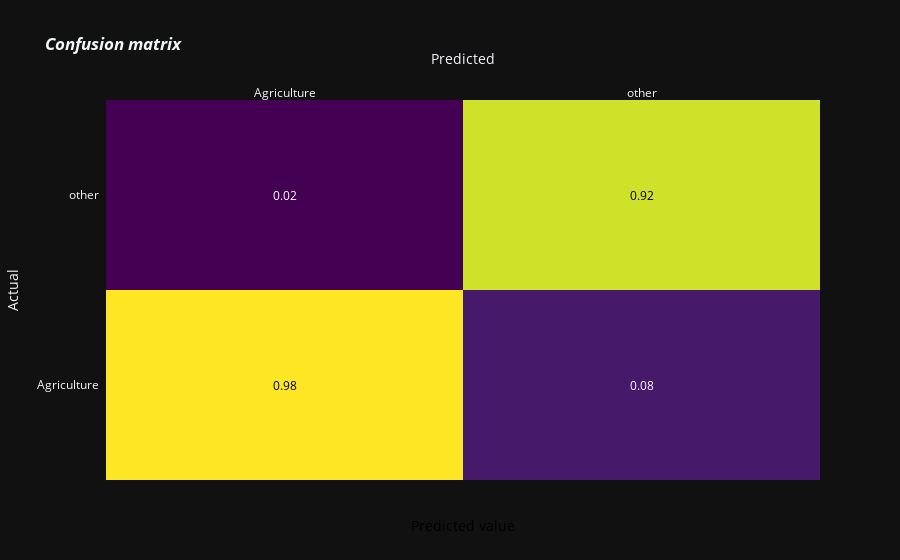
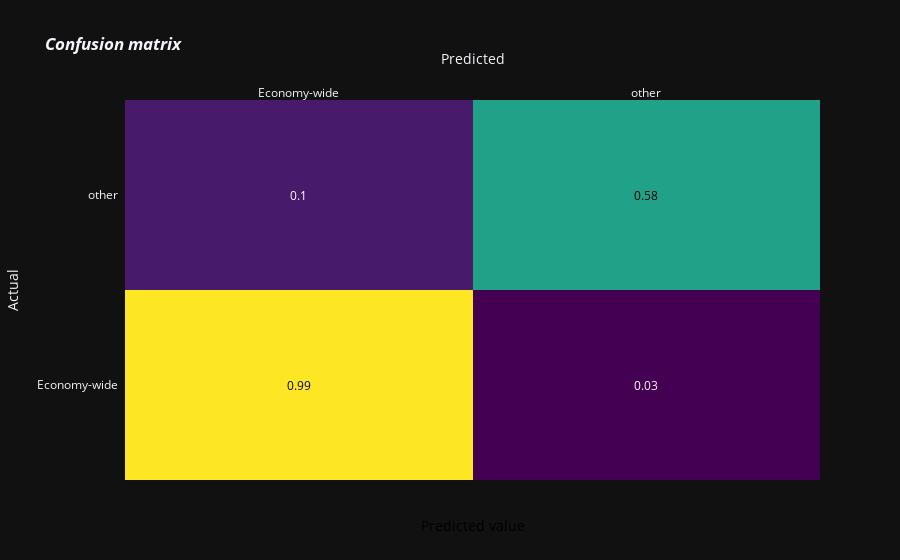
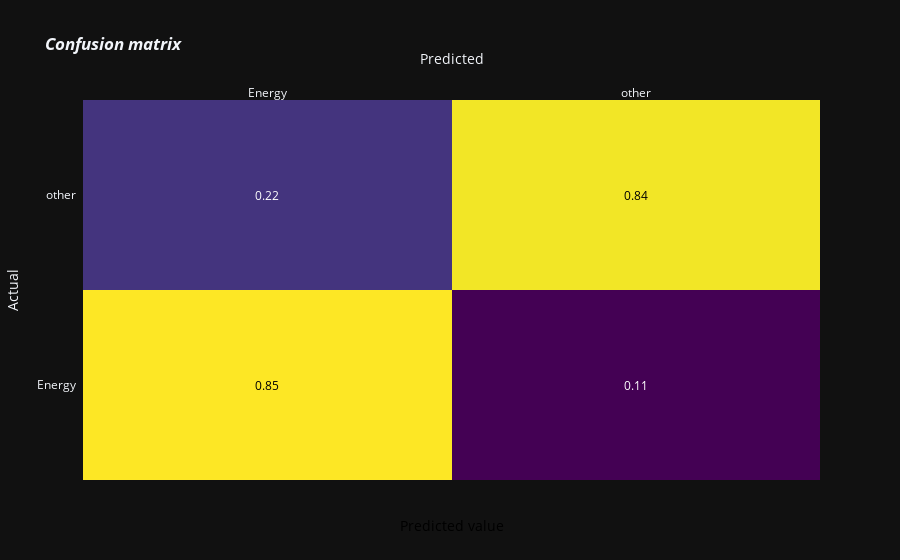
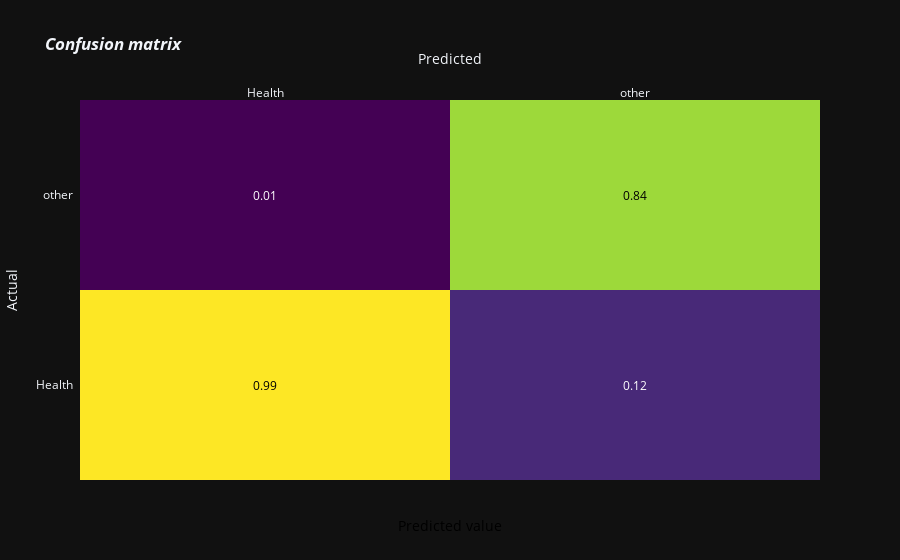

Notebook code cell kept with these figures, in order:
### Code cell
for fig in figs:
    fig.show()

### Figure 1 — Plotly figure (JSON) as saved in the notebook; plotly's stock layout.template omitted (floating-point values rounded to 4 significant figures)
{"data": [{"colorscale": [[0.0, "#440154"], [0.1111, "#482878"], [0.2222, "#3e4989"], [0.3333, "#31688e"], [0.4444, "#26828e"], [0.5556, "#1f9e89"], [0.6667, "#35b779"], [0.7778, "#6ece58"], [0.8889, "#b5de2b"], [1.0, "#fde725"]], "reversescale": false, "showscale": false, "x": ["Agriculture", "other"], "y": ["Agriculture", "other"], "z": [[0.9849, 0.08197], [0.01506, 0.918]], "type": "heatmap"}], "layout": {"annotations": [{"font": {"color": "#000000"}, "showarrow": false, "text": "0.98", "x": "Agriculture", "xref": "x", "y": "Agriculture", "yref": "y"}, {"font": {"color": "#FFFFFF"}, "showarrow": false, "text": "0.08", "x": "other", "xref": "x", "y": "Agriculture", "yref": "y"}, {"font": {"color": "#FFFFFF"}, "showarrow": false, "text": "0.02", "x": "Agriculture", "xref": "x", "y": "other", "yref": "y"}, {"font": {"color": "#000000"}, "showarrow": false, "text": "0.92", "x": "other", "xref": "x", "y": "other", "yref": "y"}, {"font": {"color": "black", "size": 14}, "showarrow": false, "text": "Predicted value", "x": 0.5, "xref": "paper", "y": -0.15, "yref": "paper"}], "xaxis": {"dtick": 1, "gridcolor": "rgb(0, 0, 0)", "side": "top", "ticks": "", "title": {"text": "Predicted"}}, "yaxis": {"dtick": 1, "ticks": "", "ticksuffix": "  ", "title": {"text": "Actual"}}, "title": {"text": "<i><b>Confusion matrix</b></i>"}}}

### Figure 2 — Plotly figure (JSON) as saved in the notebook; plotly's stock layout.template omitted (floating-point values rounded to 4 significant figures)
{"data": [{"colorscale": [[0.0, "#440154"], [0.1111, "#482878"], [0.2222, "#3e4989"], [0.3333, "#31688e"], [0.4444, "#26828e"], [0.5556, "#1f9e89"], [0.6667, "#35b779"], [0.7778, "#6ece58"], [0.8889, "#b5de2b"], [1.0, "#fde725"]], "reversescale": false, "showscale": false, "x": ["Economy-wide", "other"], "y": ["Economy-wide", "other"], "z": [[0.9938, 0.0274], [0.09688, 0.5753]], "type": "heatmap"}], "layout": {"annotations": [{"font": {"color": "#000000"}, "showarrow": false, "text": "0.99", "x": "Economy-wide", "xref": "x", "y": "Economy-wide", "yref": "y"}, {"font": {"color": "#FFFFFF"}, "showarrow": false, "text": "0.03", "x": "other", "xref": "x", "y": "Economy-wide", "yref": "y"}, {"font": {"color": "#FFFFFF"}, "showarrow": false, "text": "0.1", "x": "Economy-wide", "xref": "x", "y": "other", "yref": "y"}, {"font": {"color": "#000000"}, "showarrow": false, "text": "0.58", "x": "other", "xref": "x", "y": "other", "yref": "y"}, {"font": {"color": "black", "size": 14}, "showarrow": false, "text": "Predicted value", "x": 0.5, "xref": "paper", "y": -0.15, "yref": "paper"}], "xaxis": {"dtick": 1, "gridcolor": "rgb(0, 0, 0)", "side": "top", "ticks": "", "title": {"text": "Predicted"}}, "yaxis": {"dtick": 1, "ticks": "", "ticksuffix": "  ", "title": {"text": "Actual"}}, "title": {"text": "<i><b>Confusion matrix</b></i>"}}}

### Figure 3 — Plotly figure (JSON) as saved in the notebook; plotly's stock layout.template omitted (floating-point values rounded to 4 significant figures)
{"data": [{"colorscale": [[0.0, "#440154"], [0.1111, "#482878"], [0.2222, "#3e4989"], [0.3333, "#31688e"], [0.4444, "#26828e"], [0.5556, "#1f9e89"], [0.6667, "#35b779"], [0.7778, "#6ece58"], [0.8889, "#b5de2b"], [1.0, "#fde725"]], "reversescale": false, "showscale": false, "x": ["Energy", "other"], "y": ["Energy", "other"], "z": [[0.8545, 0.1053], [0.2182, 0.8421]], "type": "heatmap"}], "layout": {"annotations": [{"font": {"color": "#000000"}, "showarrow": false, "text": "0.85", "x": "Energy", "xref": "x", "y": "Energy", "yref": "y"}, {"font": {"color": "#FFFFFF"}, "showarrow": false, "text": "0.11", "x": "other", "xref": "x", "y": "Energy", "yref": "y"}, {"font": {"color": "#FFFFFF"}, "showarrow": false, "text": "0.22", "x": "Energy", "xref": "x", "y": "other", "yref": "y"}, {"font": {"color": "#000000"}, "showarrow": false, "text": "0.84", "x": "other", "xref": "x", "y": "other", "yref": "y"}, {"font": {"color": "black", "size": 14}, "showarrow": false, "text": "Predicted value", "x": 0.5, "xref": "paper", "y": -0.15, "yref": "paper"}], "xaxis": {"dtick": 1, "gridcolor": "rgb(0, 0, 0)", "side": "top", "ticks": "", "title": {"text": "Predicted"}}, "yaxis": {"dtick": 1, "ticks": "", "ticksuffix": "  ", "title": {"text": "Actual"}}, "title": {"text": "<i><b>Confusion matrix</b></i>"}}}

### Figure 4 — Plotly figure (JSON) as saved in the notebook; plotly's stock layout.template omitted (floating-point values rounded to 4 significant figures)
{"data": [{"colorscale": [[0.0, "#440154"], [0.1111, "#482878"], [0.2222, "#3e4989"], [0.3333, "#31688e"], [0.4444, "#26828e"], [0.5556, "#1f9e89"], [0.6667, "#35b779"], [0.7778, "#6ece58"], [0.8889, "#b5de2b"], [1.0, "#fde725"]], "reversescale": false, "showscale": false, "x": ["Health", "other"], "y": ["Health", "other"], "z": [[0.9889, 0.125], [0.01385, 0.8438]], "type": "heatmap"}], "layout": {"annotations": [{"font": {"color": "#000000"}, "showarrow": false, "text": "0.99", "x": "Health", "xref": "x", "y": "Health", "yref": "y"}, {"font": {"color": "#FFFFFF"}, "showarrow": false, "text": "0.12", "x": "other", "xref": "x", "y": "Health", "yref": "y"}, {"font": {"color": "#FFFFFF"}, "showarrow": false, "text": "0.01", "x": "Health", "xref": "x", "y": "other", "yref": "y"}, {"font": {"color": "#000000"}, "showarrow": false, "text": "0.84", "x": "other", "xref": "x", "y": "other", "yref": "y"}, {"font": {"color": "black", "size": 14}, "showarrow": false, "text": "Predicted value", "x": 0.5, "xref": "paper", "y": -0.15, "yref": "paper"}], "xaxis": {"dtick": 1, "gridcolor": "rgb(0, 0, 0)", "side": "top", "ticks": "", "title": {"text": "Predicted"}}, "yaxis": {"dtick": 1, "ticks": "", "ticksuffix": "  ", "title": {"text": "Actual"}}, "title": {"text": "<i><b>Confusion matrix</b></i>"}}}
